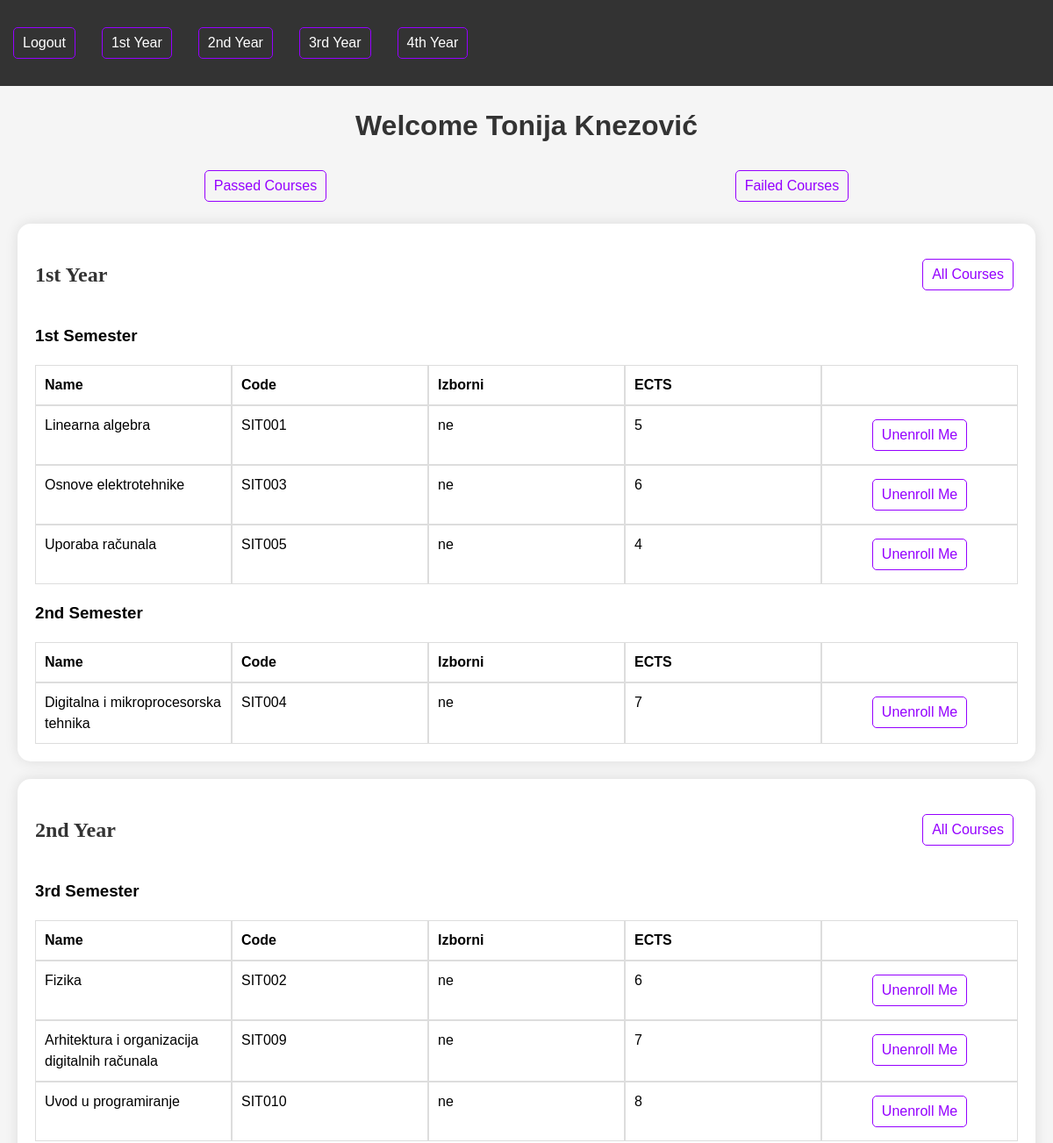
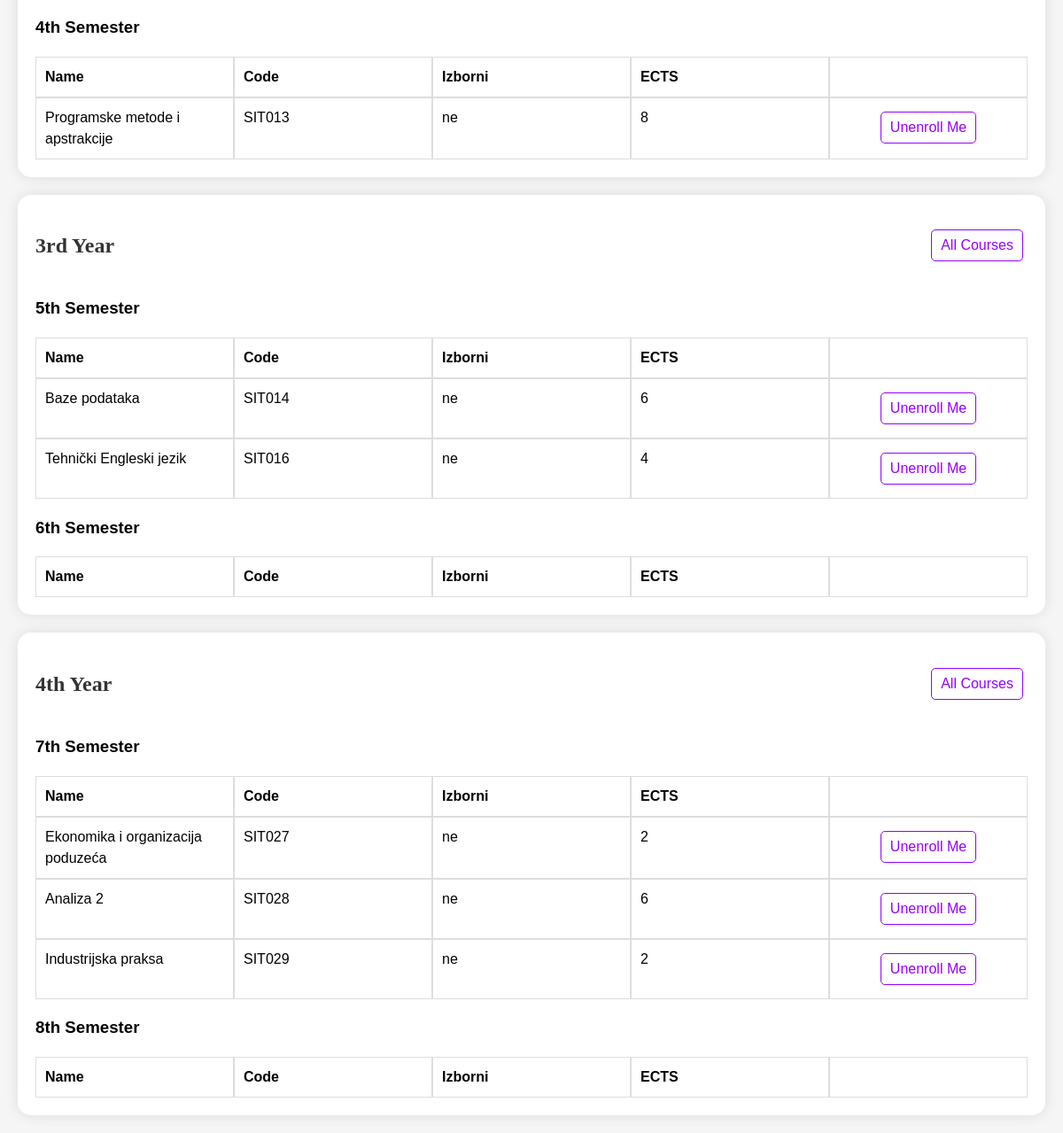
/student/22 (signed in), run on the app's committed database (2 pictures, top to bottom).
### app/models.py (models this page shows, shortened)
class Korisnik(AbstractUser):
    ROLES = (('prof', 'profesor'), ('stu', 'student'), ('admin', 'admin'))
    STATUS = (('none', 'None'), ('izv', 'izvanredni student'),
              ('red', 'redovni student'))
    role = models.CharField(max_length=50, choices=ROLES, default='stu')
    status = models.CharField(max_length=50, choices=STATUS, default='none')
    def full_name(self):
        return '%s %s' % (self.first_name, self.last_name)

class Predmeti(models.Model):
    IZBORNI = (('da', 'da'), ('ne', 'ne'))
    name = models.CharField(max_length=50)
    kod = models.CharField(max_length=50)
    program = models.CharField(max_length=50)
    ects = models.IntegerField()
    sem_red = models.IntegerField()
    sem_izv = models.IntegerField()
    izborni = models.CharField(max_length=50, choices=IZBORNI)

### app/views.py (the view)
# urls.py: path('student/<int:id>', views.student_page, name='student_page'),
@student_required
def student_page(request, id):
    student = Korisnik.objects.get(pk=id)
    enrolled_courses = Predmeti.objects.filter(upisnilist__student=student)
    context = {
        'student': request.user,
        'enrolled_courses': enrolled_courses
    }
    return render(request, 'student.html', context)

### app/templates/student.html (shortened to what this page needs)
<!DOCTYPE html>
<html lang="en">
{% load static %}
<head>
    <link rel="stylesheet" type="text/css" href="{% static 'css/style.css' %}"/>
</head>
<body>
    <nav>
        <ul>
            <li><a href="{% url 'logout' %}">Logout</a></li>
            <li><a href="#Year1">1st Year</a></li>
            <li><a href="#Year2">2nd Year</a></li>
            <li><a href="#Year3">3rd Year</a></li>
            {% if student.status == 'izv' %}
                <li><a href="#Year4">4th Year</a></li>
            {% endif %}
        </ul>
    </nav>
    <h1>Welcome {{ student.full_name }}</h1>
    <span id="passed-failed-courses">
        <a href="{% url 'passed_courses' student.id %}"> Passed Courses </a>
        <a href="{% url 'failed_courses' student.id %}"> Failed Courses </a>
    </span>
    {% if student.status == 'red' %}
    <div id="courses">
        <div class="CourseYear">
            <span>
                <h2 id="Year1">1st Year</h2>
                <a href="{% url 'enroll' 1 %}"> All Courses </a>
            </span>
            <h3>1st Semester</h3>
            <table>
                <tr>
                    <td><strong>Name</strong></td>
                    <td><strong>Code</strong></td>
                    <td><strong>Izborni</strong></td>
                    <td><strong>ECTS</strong></td>
                    <td></td>
                </tr>
                {% for course in enrolled_courses %}
                {% if course.sem_red == 1 %}
                <tr>
                    <td>  {{  course.name  }}  </td>
                    <td>  {{  course.kod  }}  </td>
                    <td>  {{  course.izborni  }}  </td>
                    <td>  {{  course.ects  }}  </td>
                    <td>
                        <span>
                            <a href="{% url 'unenrollment' student.id course.id %}">Unenroll Me</a>
                        </span>
                    </td>
                </tr>
                {% endif %}
                {% endfor %}
            </table>
            <h3>2nd Semester</h3>
            <table>
                <tr>
                    <td><strong>Name</strong></td>
                    <td><strong>Code</strong></td>
                    <td><strong>Izborni</strong></td>
                    <td><strong>ECTS</strong></td>
                    <td></td>
                </tr>
                {% for course in enrolled_courses %}
                {% if course.sem_red == 2 %}
                <tr>
                    <td>  {{  course.name  }}  </td>
                    <td>  {{  course.kod  }}  </td>
                    <td>  {{  course.izborni  }}  </td>
                    <td>  {{  course.ects  }}  </td>
                    <td>
                        <span>
                            <a href="{% url 'unenrollment' student.id course.id %}">Unenroll Me</a>
                        </span>
                    </td>
                </tr>
                {% endif %}
                {% endfor %}
            </table>
        </div>
    </div>
    <div id="courses">
        <div class="CourseYear">
            <span>
                <h2 id="Year2">2nd Year</h2>
                <a href="{% url 'enroll' 2 %}"> All Courses </a>
            </span>
            <h3>3rd Semester</h3>
            <table>
                <tr>
                    <td><strong>Name</strong></td>
                    <td><strong>Code</strong></td>
                    <td><strong>Izborni</strong></td>
                    <td><strong>ECTS</strong></td>
                    <td></td>
                </tr>
                {% for course in enrolled_courses %}
                {% if course.sem_red == 3 %}
                <tr>
                    <td>  {{  course.name  }}  </td>
                    <td>  {{  course.kod  }}  </td>
                    <td>  {{  course.izborni  }}  </td>
                    <td>  {{  course.ects  }}  </td>
                    <td>
                        <span>
                            <a href="{% url 'unenrollment' student.id course.id %}">Unenroll Me</a>
                        </span>
                    </td>
                </tr>
                {% endif %}
                {% endfor %}
            </table>
            <h3>4th Semester</h3>
            <table>
                <tr>
                    <td><strong>Name</strong></td>
                    <td><strong>Code</strong></td>
                    <td><strong>Izborni</strong></td>
                    <td><strong>ECTS</strong></td>
                    <td></td>
                </tr>
                {% for course in enrolled_courses %}
                {% if course.sem_red == 4 %}
                <tr>
                    <td>  {{  course.name  }}  </td>
                    <td>  {{  course.kod  }}  </td>
                    <td>  {{  course.izborni  }}  </td>
                    <td>  {{  course.ects  }}  </td>
                    <td>
                        <span>
                            <a href="{% url 'unenrollment' student.id course.id %}">Unenroll Me</a>
                        </span>
                    </td>
                </tr>
                {% endif %}
                {% endfor %}
            </table>
        </div>
    </div>
    <div id="courses">
        <div class="CourseYear">
            <span>
                <h2 id="Year3">3rd Year</h2>
                <a href="{% url 'enroll' 3 %}"> All Courses </a>
            </span>
            <h3>5th Semester</h3>
            <table>
                <tr>
                    <td><strong>Name</strong></td>
                    <td><strong>Code</strong></td>
                    <td><strong>Izborni</strong></td>
                    <td><strong>ECTS</strong></td>
                    <td></td>
                </tr>
                {% for course in enrolled_courses %}
                {% if course.sem_red == 5 %}
                <tr>
                    <td>  {{  course.name  }}  </td>
                    <td>  {{  course.kod  }}  </td>
                    <td>  {{  course.izborni  }}  </td>
                    <td>  {{  course.ects  }}  </td>
                    <td>
                        <span>
                            <a href="{% url 'unenrollment' student.id course.id %}">Unenroll Me</a>
                        </span>
                    </td>
                </tr>
                {% endif %}
                {% endfor %}
            </table>
            <h3>6th Semester</h3>
            <table>
                <tr>
                    <td><strong>Name</strong></td>
                    <td><strong>Code</strong></td>
                    <td><strong>Izborni</strong></td>
                    <td><strong>ECTS</strong></td>
                    <td></td>
                </tr>
                {% for course in enrolled_courses %}
                {% if course.sem_red == 6 %}
                <tr>
                    <td>  {{  course.name  }}  </td>
                    <td>  {{  course.kod  }}  </td>
                    <td>  {{  course.izborni  }}  </td>
                    <td>  {{  course.ects  }}  </td>
                    <td>
                        <span>
                            <a href="{% url 'unenrollment' student.id course.id %}">Unenroll Me</a>
                        </span>
                    </td>
                </tr>
                {% endif %}
                {% endfor %}
            </table>
        </div>
    </div>
    {% elif student.status == 'izv' %}
    <div id="courses">
        <div class="CourseYear">
            <span>
                <h2 id="Year1">1st Year</h2>
                <a href="{% url 'enroll' 1 %}"> All Courses </a>
            </span>
            <h3>1st Semester</h3>
            <table>
                <tr>
                    <td><strong>Name</strong></td>
                    <td><strong>Code</strong></td>
                    <td><strong>Izborni</strong></td>
                    <td><strong>ECTS</strong></td>
                    <td></td>
                </tr>
                {% for course in enrolled_courses %}
                {% if course.sem_izv == 1  %}
                <tr>
                    <td>  {{  course.name  }}  </td>
                    <td>  {{  course.kod  }}  </td>
                    <td>  {{  course.izborni  }}  </td>
                    <td>  {{  course.ects  }}  </td>
                    <td>
                        <span>
                            <a href="{% url 'unenrollment' student.id course.id %}">Unenroll Me</a>
                        </span>
                    </td>
                </tr>
                {% endif %}
                {% endfor %}
            </table>
            <h3>2nd Semester</h3>
            <table>
                <tr>
                    <td><strong>Name</strong></td>
                    <td><strong>Code</strong></td>
                    <td><strong>Izborni</strong></td>
                    <td><strong>ECTS</strong></td>
                    <td></td>
                </tr>
                {% for course in enrolled_courses %}
                {% if course.sem_izv == 2  %}
                <tr>
                    <td>  {{  course.name  }}  </td>
                    <td>  {{  course.kod  }}  </td>
                    <td>  {{  course.izborni  }}  </td>
                    <td>  {{  course.ects  }}  </td>
                    <td>
                        <span>
                            <a href="{% url 'unenrollment' student.id course.id %}">Unenroll Me</a>
                        </span>
                    </td>
                </tr>
                {% endif %}
                {% endfor %}
            </table>
        </div>
    </div>
    <div id="courses">
        <div class="CourseYear">
            <span>
                <h2 id="Year2">2nd Year</h2>
                <a href="{% url 'enroll' 2 %}"> All Courses </a>
            </span>
            <h3>3rd Semester</h3>
            <table>
                <tr>
                    <td><strong>Name</strong></td>
                    <td><strong>Code</strong></td>
                    <td><strong>Izborni</strong></td>
                    <td><strong>ECTS</strong></td>
                    <td></td>
                </tr>
                {% for course in enrolled_courses %}
                {% if course.sem_izv == 3  %}
                <tr>
                    <td>  {{  course.name  }}  </td>
                    <td>  {{  course.kod  }}  </td>
                    <td>  {{  course.izborni  }}  </td>
                    <td>  {{  course.ects  }}  </td>
                    <td>
                        <span>
                            <a href="{% url 'unenrollment' student.id course.id %}">Unenroll Me</a>
                        </span>
                    </td>
                </tr>
                {% endif %}
                {% endfor %}
            </table>
            <h3>4th Semester</h3>
            <table>
                <tr>
                    <td><strong>Name</strong></td>
                    <td><strong>Code</strong></td>
                    <td><strong>Izborni</strong></td>
                    <td><strong>ECTS</strong></td>
                    <td></td>
                </tr>
                {% for course in enrolled_courses %}
                {% if course.sem_izv == 4  %}
                <tr>
                    <td>  {{  course.name  }}  </td>
                    <td>  {{  course.kod  }}  </td>
                    <td>  {{  course.izborni  }}  </td>
                    <td>  {{  course.ects  }}  </td>
                    <td>
                        <span>
                            <a href="{% url 'unenrollment' student.id course.id %}">Unenroll Me</a>
                        </span>
                    </td>
                </tr>
                {% endif %}
                {% endfor %}
            </table>
        </div>
    </div>
    <div id="courses">
        <div class="CourseYear">
            <span>
                <h2 id="Year3">3rd Year</h2>
                <a href="{% url 'enroll' 3 %}"> All Courses </a>
            </span>
            <h3>5th Semester</h3>
            <table>
                <tr>
                    <td><strong>Name</strong></td>
                    <td><strong>Code</strong></td>
                    <td><strong>Izborni</strong></td>
                    <td><strong>ECTS</strong></td>
                    <td></td>
                </tr>
                {% for course in enrolled_courses %}
                {% if course.sem_izv == 5  %}
                <tr>
                    <td>  {{  course.name  }}  </td>
                    <td>  {{  course.kod  }}  </td>
                    <td>  {{  course.izborni  }}  </td>
                    <td>  {{  course.ects  }}  </td>
                    <td>
                        <span>
                            <a href="{% url 'unenrollment' student.id course.id %}">Unenroll Me</a>
                        </span>
                    </td>
                </tr>
                {% endif %}
                {% endfor %}
            </table>
            <h3>6th Semester</h3>
            <table>
                <tr>
                    <td><strong>Name</strong></td>
                    <td><strong>Code</strong></td>
                    <td><strong>Izborni</strong></td>
                    <td><strong>ECTS</strong></td>
                    <td></td>
                </tr>
            </table>
        </div>
    </div>
    <div id="courses">
        <div class="CourseYear">
            <span>
                <h2 id="Year4">4th Year</h2>
                <a href="{% url 'enroll' 4 %}"> All Courses </a>
            </span>
            <h3>7th Semester</h3>
            <table>
                <tr>
                    <td><strong>Name</strong></td>
                    <td><strong>Code</strong></td>
                    <td><strong>Izborni</strong></td>
                    <td><strong>ECTS</strong></td>
                    <td></td>
                </tr>
                {% for course in enrolled_courses %}
                {% if course.sem_izv == 7  %}
                <tr>
                    <td>  {{  course.name  }}  </td>
                    <td>  {{  course.kod  }}  </td>
                    <td>  {{  course.izborni  }}  </td>
                    <td>  {{  course.ects  }}  </td>
                    <td>
                        <span>
                            <a href="{% url 'unenrollment' student.id course.id %}">Unenroll Me</a>
                        </span>
                    </td>
                </tr>
                {% endif %}
                {% endfor %}
            </table>
            <h3>8th Semester</h3>
            <table>
                <tr>
                    <td><strong>Name</strong></td>
                    <td><strong>Code</strong></td>
                    <td><strong>Izborni</strong></td>
                    <td><strong>ECTS</strong></td>
                    <td></td>
                </tr>
            </table>
        </div>
    </div>
    {% endif %}
</body>
</html>

### data on the page
Korisnik: full_name "Tonija Knezović"
Predmeti: name "Linearna algebra", kod "SIT001", izborni "ne", ects "5"
Predmeti: name "Osnove elektrotehnike", kod "SIT003", izborni "ne", ects "6"
Predmeti: name "Uporaba računala", kod "SIT005", izborni "ne", ects "4"
Predmeti: name "Digitalna i mikroprocesorska tehnika", kod "SIT004", izborni "ne", ects "7"
Predmeti: name "Fizika", kod "SIT002", izborni "ne", ects "6"
Predmeti: name "Arhitektura i organizacija digitalnih računala", kod "SIT009", izborni "ne", ects "7"
Predmeti: name "Uvod u programiranje", kod "SIT010", izborni "ne", ects "8"
Predmeti: name "Programske metode i apstrakcije", kod "SIT013", izborni "ne", ects "8"
Predmeti: name "Baze podataka", kod "SIT014", izborni "ne", ects "6"
Predmeti: name "Tehnički Engleski jezik", kod "SIT016", izborni "ne", ects "4"
Predmeti: name "Ekonomika i organizacija poduzeća", kod "SIT027", izborni "ne", ects "2"
Predmeti: name "Analiza 2", kod "SIT028", izborni "ne", ects "6"
Predmeti: name "Industrijska praksa", kod "SIT029", izborni "ne", ects "2"
